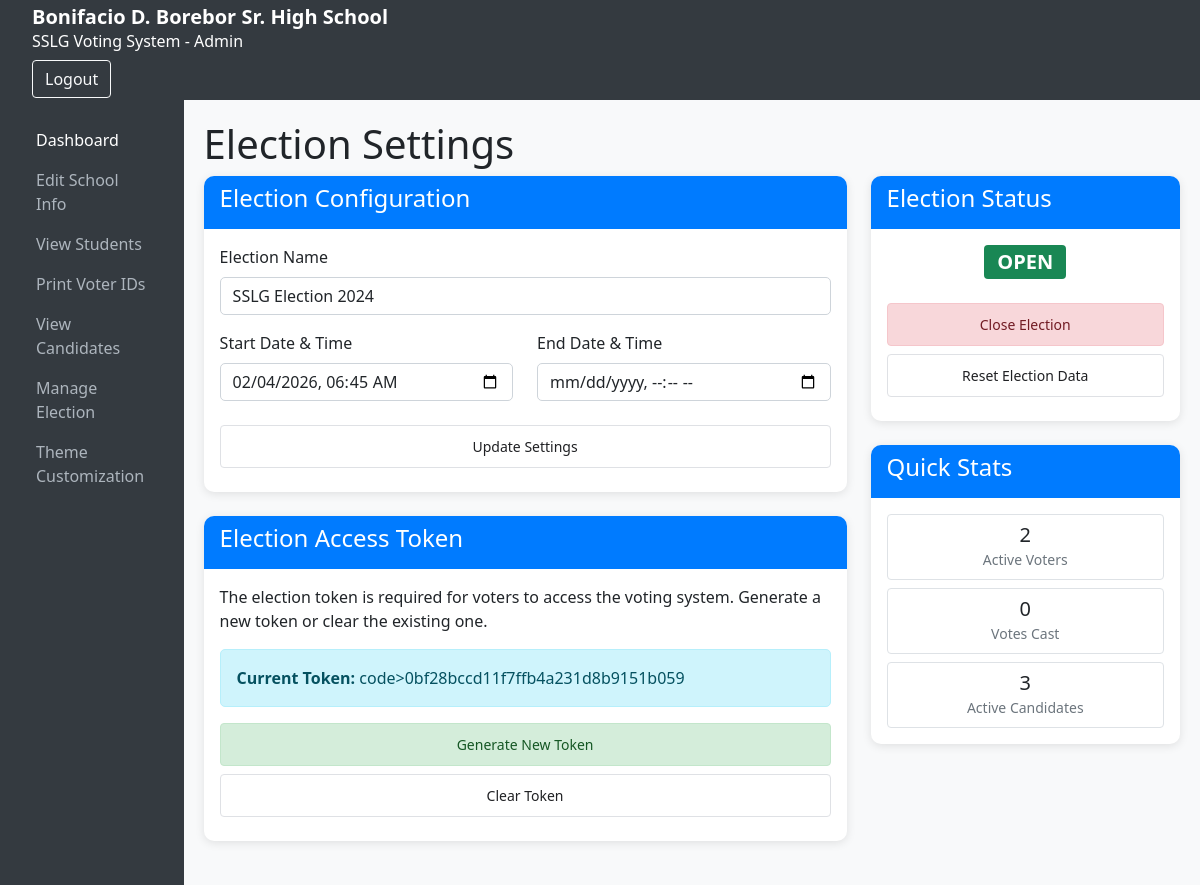
Before: /admin/election.php (signed in) with the older database file.
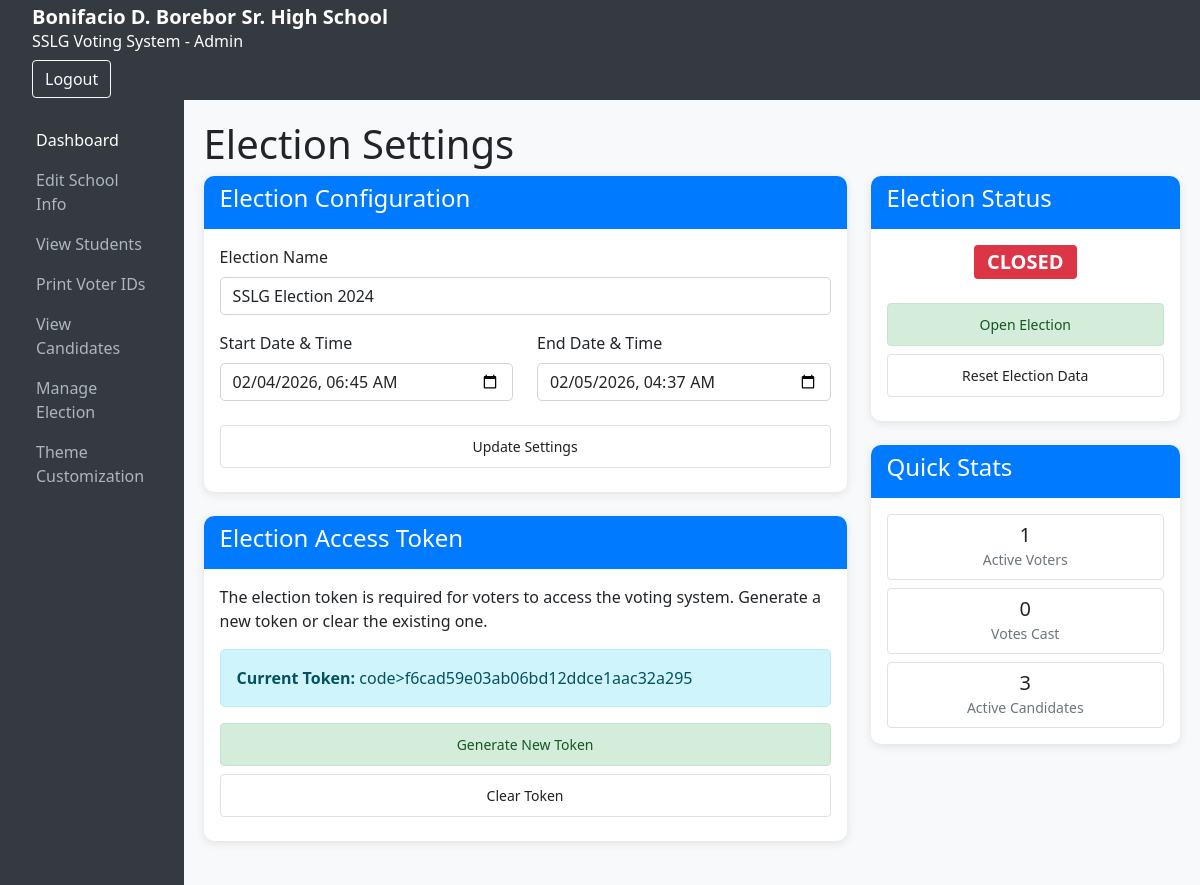
After: the same page with the newer database file.
### tables this page shows
CREATE TABLE election_settings (
            id INTEGER PRIMARY KEY AUTOINCREMENT,
            election_name TEXT NOT NULL DEFAULT 'SSLG Election',
            election_token TEXT,
            is_open INTEGER NOT NULL DEFAULT 0,
            start_date TEXT,
            end_date TEXT,
            created_at TEXT DEFAULT CURRENT_TIMESTAMP,
            updated_at TEXT DEFAULT CURRENT_TIMESTAMP
        , logo_path TEXT, theme_color TEXT DEFAULT '#343a40', allowed_ips TEXT, chief_commissioner_token TEXT, screening_validation_token TEXT, electoral_board_token TEXT);

### admin/election.php (the view, shortened to what the changed rows need)
<?php
$db = getDBConnection();
$election = $db->query("SELECT * FROM election_settings ORDER BY id DESC LIMIT 1")->fetch();
include '../includes/admin_header.php';
include '../includes/admin_sidebar.php';
?>
<div class="admin-content">
    <h1>Election Settings</h1>
    <div class="row">
        <div class="col-md-8">
            <div class="card mb-4">
                <div class="card-body">
                    <form method="POST" action="">
                        <div class="mb-3">
                            <label for="election_name" class="form-label">Election Name</label>
                            <input type="text" class="form-control" id="election_name" name="election_name" value="<?php echo htmlspecialchars($election['election_name'] ?? ''); ?>" required>
                        </div>
                        <div class="row">
                            <div class="col-md-6">
                                <div class="mb-3">
                                    <label for="start_date" class="form-label">Start Date & Time</label>
                                    <input type="datetime-local" class="form-control" id="start_date" name="start_date" value="<?php echo $election['start_date'] ? date('Y-m-d\TH:i', strtotime($election['start_date'])) : ''; ?>">
                                </div>
                            </div>
                            <div class="col-md-6">
                                <div class="mb-3">
                                    <label for="end_date" class="form-label">End Date & Time</label>
                                    <input type="datetime-local" class="form-control" id="end_date" name="end_date" value="<?php echo $election['end_date'] ? date('Y-m-d\TH:i', strtotime($election['end_date'])) : ''; ?>">
                                </div>
                            </div>
                        </div>
                    </form>
                </div>
            </div>
            <div class="card mb-4">
                <div class="card-body">
                    <p>The election token is required for voters to access the voting system. Generate a new token or clear the existing one.</p>
                    <?php if (!empty($election['election_token'])): ?>
                        <div class="alert alert-info">
                            <strong>Current Token:</strong> code><?php echo htmlspecialchars($election['election_token']); ?></code>
                        </div>
                    <?php else: ?>
                        <div class="alert alert-warning">
                            No election token is currently set. Voters will not be able to access the voting system.
                        </div>
                    <?php endif; ?>
                    <form method="POST" class="d-inline">
                        <button type="submit" class="btn btn-success me-2">Generate New Token</button>
                    </form>
                    <?php if (!empty($election['election_token'])): ?>
                        <form method="POST" class="d-inline" onsubmit="return confirm('Are you sure you want to clear the election token? This will prevent voters from accessing the system.')">
                            <button type="submit" class="btn btn-warning">Clear Token</button>
                        </form>
                    <?php endif; ?>
                </div>
            </div>
        </div>
        <div class="col-md-4">
            <div class="card mb-4">
                <div class="card-body text-center">
                    <span class="badge <?php echo $election['is_open'] ? 'bg-success fs-5' : 'bg-danger fs-5'; ?> mb-3">
                        <?php echo $election['is_open'] ? 'OPEN' : 'CLOSED'; ?>
                    </span>
                    <form method="POST" class="d-inline">
                        <button type="submit" class="btn btn-<?php echo $election['is_open'] ? 'danger' : 'success'; ?> w-100 mb-2">
                            <?php echo $election['is_open'] ? 'Close Election' : 'Open Election'; ?>
                        </button>
                    </form>
                    <button type="button" class="btn btn-warning w-100" data-bs-toggle="modal" data-bs-target="#resetModal">
                        Reset Election Data
                    </button>
                </div>
            </div>
            <div class="card">
                <div class="card-body">
                    <?php
                    $total_voters = $db->query("SELECT COUNT(*) FROM users WHERE role = 'voter' AND is_active = 1")->fetchColumn();
                    ?>
                    <div class="row text-center">
                        <div class="col-12 mb-2">
                            <div class="border rounded p-2">
                                <div class="h5 mb-0"><?php echo $total_voters; ?></div>
                                <small class="text-muted">Active Voters</small>
                            </div>
                        </div>
                    </div>
                </div>
            </div>
        </div>
    </div>
</div>
<?php include '../includes/admin_footer.php'; ?>

Changed rows visible on the page:
changed election_settings: end_date (not shown) → "02/05/2026 04:37"; election_token "0bf28bccd11f7ffb4a231d8b9151b059" → "f6cad59e03ab06bd12ddce1aac32a295"; is_open 1 → 0 (drawn)
Other visible differences:
$total_voters: "2" → "1"
text no longer shown: "OPEN Close Election"
text now shown: "CLOSED Open Election"
